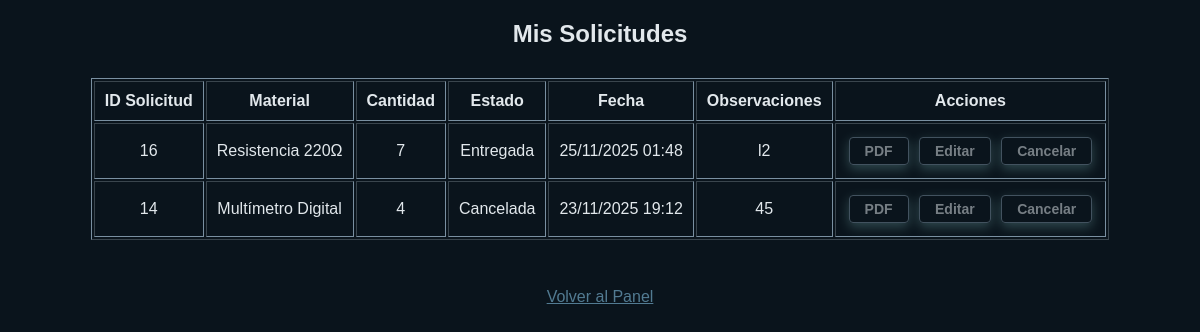
The page /index.php?controller=solicitudes&action=verSolicitudes (signed in) on the database as committed earlier.
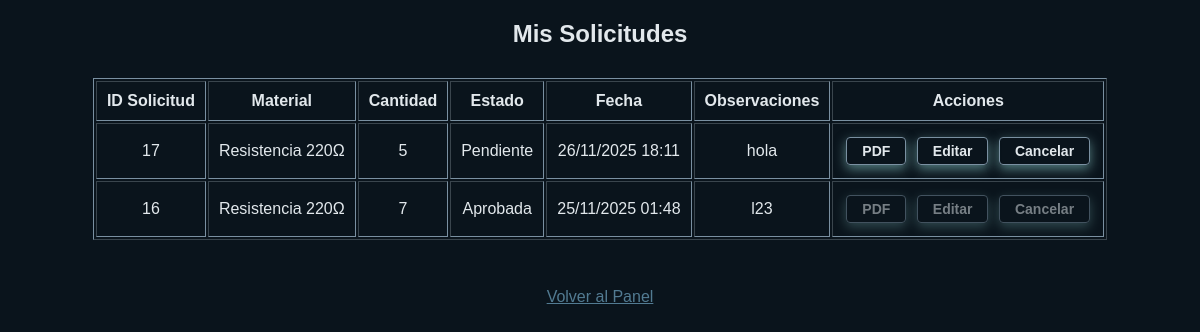
The same page on the database as committed later.
### tables this page shows
CREATE TABLE `solicitudes` (
  `id_solicitud` int(11) NOT NULL AUTO_INCREMENT,
  `id_coordinadores` int(11) DEFAULT NULL,
  `id_alumno` int(11) DEFAULT NULL,
  `id_material` int(11) NOT NULL,
  `cantidad_solicitada` int(11) NOT NULL,
  `estado` enum('pendiente','aprobada','rechazada','entregada','cancelada') DEFAULT 'pendiente',
  `fecha_solicitud` datetime DEFAULT current_timestamp(),
  `observaciones` text DEFAULT NULL,
  PRIMARY KEY (`id_solicitud`),
  KEY `fk_solicitud_coord` (`id_coordinadores`),
  KEY `fk_solicitud_alumno` (`id_alumno`),
  KEY `fk_solicitud_material` (`id_material`),
  CONSTRAINT `fk_solicitud_alumno` FOREIGN KEY (`id_alumno`) REFERENCES `alumnos` (`id_alumno`) ON DELETE CASCADE ON UPDATE CASCADE,
  CONSTRAINT `fk_solicitud_coord` FOREIGN KEY (`id_coordinadores`) REFERENCES `coordinadores` (`id_coordinadores`) ON DELETE CASCADE ON UPDATE CASCADE,
  CONSTRAINT `fk_solicitud_material` FOREIGN KEY (`id_material`) REFERENCES `materiales` (`id_material`) ON DELETE CASCADE ON UPDATE CASCADE
);

CREATE TABLE `materiales` (
  `id_material` int(11) NOT NULL AUTO_INCREMENT,
  `id_ubicacion` int(11) NOT NULL,
  `nombre_material` varchar(100) NOT NULL,
  `descripcion` text DEFAULT NULL,
  `cantidad_disponible` int(11) NOT NULL DEFAULT 0,
  `unidad_medida` varchar(20) DEFAULT NULL,
  `estado` enum('activo','inactivo') DEFAULT 'activo',
  PRIMARY KEY (`id_material`),
  KEY `fk_material_ubicacion` (`id_ubicacion`),
  CONSTRAINT `fk_material_ubicacion` FOREIGN KEY (`id_ubicacion`) REFERENCES `ubicaciones` (`id_ubicacion`) ON DELETE CASCADE ON UPDATE CASCADE
);

### app/controllers/SolicitudesController.php (called while the page is built, shortened)
<?php
require_once "config/Database.php";
require_once "app/models/Solicitud.php";
class SolicitudesController {
    private $solicitudModel;
    public function __construct() {
        $this->conexion       = Database::getConnection();
        $this->solicitudModel = new Solicitud($this->conexion);
    }
    private function render($vista, $data = []) {
        extract($data);
        require "app/views/$vista.php";
    }
    public function verSolicitudes() {
        $idUsuario   = $_SESSION["id_usuario"];
        $solicitudes = $this->solicitudModel->obtenerPorAlumno($idUsuario);
        $mensaje = $_SESSION["mensaje"] ?? null;
        $actionPDF      = "index.php?controller=pdf&action=pdfSolicitud";
        $actionEditar   = "index.php?controller=solicitudes&action=editarSolicitud";
        $actionCancelar = "index.php?controller=solicitudes&action=cancelarSolicitud";
        $volver         = "index.php?controller=dashboard&action=panel";
        $this->render("ver_solicitudes", [
            "solicitudes"    => $solicitudes,
            "mensaje"        => $mensaje,
            "error"          => null,
            "actionPDF"      => $actionPDF,
            "actionEditar"   => $actionEditar,
            "actionCancelar" => $actionCancelar,
            "volver"         => $volver
        ]);
    }
}
?>

### config/database.php (called while the page is built, shortened)
<?php
class Database {
    public static function getConnection() {
        $host = "localhost";
        $usuario = "root";
        $password = "";
        $base_datos = "gestion_materiales";
        $conexion = new mysqli($host, $usuario, $password, $base_datos);
        $conexion->set_charset("utf8mb4");
        return $conexion;
    }
}
?>

### app/models/Solicitud.php (called while the page is built, shortened)
<?php
class Solicitud {
    private $conexion;
    public function __construct($conexion) {
        $this->conexion = $conexion;
    }
    public function obtenerPorAlumno($id_usuario) {
        $sql = "SELECT s.id_solicitud,
                       m.nombre_material,
                       s.cantidad_solicitada,
                       s.estado,
                       s.fecha_solicitud,
                       s.observaciones
                FROM solicitudes s
                INNER JOIN materiales m ON s.id_material = m.id_material
                INNER JOIN alumnos a ON s.id_alumno = a.id_alumno
                WHERE a.id_usuario = ?
                ORDER BY s.fecha_solicitud DESC";
        $stmt = $this->conexion->prepare($sql);
        $stmt->bind_param('i', $id_usuario);
        $stmt->execute();
        return $stmt->get_result()->fetch_all(MYSQLI_ASSOC);
    }
}
?>

### app/views/ver_solicitudes.php (the view, shortened to what the changed rows need)
<!DOCTYPE html>
<html lang="es">
<head>
    <link id="theme-link" rel="stylesheet" href="assets/css/colores.css">
</head>
<body>
    <h2>Mis Solicitudes</h2>
    <table border="1" cellpadding="10"
           style="margin:auto; margin-top:30px;
                  color:var(--text-main); border-color: var(--outline-main);">
        <thead>
            <tr>
                <th>ID Solicitud</th>
                <th>Material</th>
                <th>Cantidad</th>
                <th>Estado</th>
                <th>Fecha</th>
                <th>Observaciones</th>
                <th>Acciones</th>
            </tr>
        </thead>
        <tbody>
            <?php if (!empty($solicitudes)): ?>
                <?php foreach ($solicitudes as $s): ?>
                    <tr>
                        <td><?= htmlspecialchars($s['id_solicitud']); ?></td>
                        <td><?= htmlspecialchars($s['nombre_material']); ?></td>
                        <td><?= htmlspecialchars($s['cantidad_solicitada']); ?></td>
                        <td><?= ucfirst(htmlspecialchars($s['estado'])); ?></td>
                        <td><?= date("d/m/Y H:i", strtotime($s['fecha_solicitud'])); ?></td>
                        <td><?= htmlspecialchars($s['observaciones']); ?></td>
                        <td style="text-align:center;">
                            <?php if ($s['estado'] === 'pendiente'): ?>
                                <button onclick="
                                    window.location.href='<?= $actionPDF ?>&id=<?= $s['id_solicitud']; ?>'
                                ">
                                    PDF
                                </button>
                                <button onclick="
                                    window.location.href='<?= $actionEditar ?>&id=<?= $s['id_solicitud']; ?>'
                                ">
                                    Editar
                                </button>
                                <button onclick="
                                    if(confirm('¿Deseas cancelar esta solicitud?'))
                                        window.location.href='<?= $actionCancelar ?>&id=<?= $s['id_solicitud']; ?>'
                                ">
                                    Cancelar
                                </button>
                            <?php else: ?>
                                <button disabled style="opacity:0.5;">PDF</button>
                                <button disabled style="opacity:0.5;">Editar</button>
                                <button disabled style="opacity:0.5;">Cancelar</button>
                            <?php endif; ?>
                        </td>
                    </tr>
                <?php endforeach; ?>
            <?php endif; ?>
        </tbody>
    </table>
    <br>
</body>
</html>

Rows that differ between the two databases and show on the page:
removed solicitudes: id_solicitud "14", id_material.nombre_material "Multímetro Digital", cantidad_solicitada "4", estado "Cancelada", fecha_solicitud "23/11/2025 19:12", observaciones "45", shows "PDF"
added solicitudes: id_solicitud "17", id_material.nombre_material "Resistencia 220Ω", cantidad_solicitada "5", estado "Pendiente", fecha_solicitud "26/11/2025 18:11", observaciones "hola"
changed solicitudes id 16: estado "Entregada" → "Aprobada"; observaciones "l2" → "l23"
